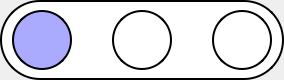
<?xml version="1.0" encoding="UTF-8"?>
<ui version="4.0">
 <class>CRUDcontrols</class>
 <widget class="QWidget" name="CRUDcontrols">
  <property name="geometry">
   <rect>
    <x>0</x>
    <y>0</y>
    <width>284</width>
    <height>80</height>
   </rect>
  </property>
  <property name="sizePolicy">
   <sizepolicy hsizetype="Minimum" vsizetype="Minimum">
    <horstretch>0</horstretch>
    <verstretch>0</verstretch>
   </sizepolicy>
  </property>
  <property name="minimumSize">
   <size>
    <width>0</width>
    <height>0</height>
   </size>
  </property>
  <property name="maximumSize">
   <size>
    <width>36000</width>
    <height>10000</height>
   </size>
  </property>
  <property name="windowTitle">
   <string>Form</string>
  </property>
  <property name="styleSheet">
   <string notr="true">#container
{
	border-radius: 40;
	background-color: white;
	border: 2px solid black;
}



#container QPushButton
{
	border-radius: 30;
	background-color: white;
	padding-top: 4;
	padding-bottom: 4;
	padding-left: 4;
	padding-right: 4;
	border: 2px solid black;
}



/*
*
*			ADD BUTTON
*/
#container #addBtn
{
	background-color: rgb( 170, 170, 255 );
}

#container #addBtn:hover
{
	background-color: rgb( 180, 180, 255 );
}

#container #addBtn::pressed
{
	background-color: rgb( 160, 160, 255 );
	border: 2px solid rgba(0, 0, 0, 232);
}



/*
*
*			EDIT BUTTON
*/
#container #editBtn
{
	background-color: white;
}

#container #editBtn:hover
{
	background-color: rgb( 220, 220, 255 );
}

#container #editBtn::pressed
{
	background-color: rgb( 210, 210, 255 );
	border: 2px solid rgba(0, 0, 0, 240);
}

#container #editBtn:disabled
{
	background-color: rgb( 200, 200, 200 );
	border: 2px solid rgba( 20, 20, 20, 200);
}


/*
*
*			DELETE BUTTON
*/
#container #deleteBtn
{
	background-color: white;
}

#container #deleteBtn:hover
{
	background-color: rgb( 235, 140, 140 );
}

#container #deleteBtn::pressed
{
	background-color: rgb( 235, 120, 120 );
	border: 2px solid rgb(200, 20, 20 );
}</string>
  </property>
  <layout class="QVBoxLayout" name="verticalLayout">
   <property name="spacing">
    <number>0</number>
   </property>
   <property name="leftMargin">
    <number>0</number>
   </property>
   <property name="topMargin">
    <number>0</number>
   </property>
   <property name="rightMargin">
    <number>0</number>
   </property>
   <property name="bottomMargin">
    <number>0</number>
   </property>
   <item>
    <widget class="QWidget" name="container" native="true">
     <property name="sizePolicy">
      <sizepolicy hsizetype="Minimum" vsizetype="Minimum">
       <horstretch>0</horstretch>
       <verstretch>0</verstretch>
      </sizepolicy>
     </property>
     <layout class="QHBoxLayout" name="horizontalLayout">
      <property name="spacing">
       <number>0</number>
      </property>
      <property name="leftMargin">
       <number>12</number>
      </property>
      <property name="topMargin">
       <number>8</number>
      </property>
      <property name="rightMargin">
       <number>12</number>
      </property>
      <property name="bottomMargin">
       <number>8</number>
      </property>
      <item>
       <widget class="QPushButton" name="addBtn">
        <property name="minimumSize">
         <size>
          <width>60</width>
          <height>60</height>
         </size>
        </property>
        <property name="maximumSize">
         <size>
          <width>60</width>
          <height>60</height>
         </size>
        </property>
        <property name="font">
         <font>
          <pointsize>16</pointsize>
         </font>
        </property>
        <property name="text">
         <string/>
        </property>
        <property name="icon">
         <iconset resource="../assets.qrc">
          <normaloff>:/icons/topLvl/asset/icons/addIcon.svg</normaloff>:/icons/topLvl/asset/icons/addIcon.svg</iconset>
        </property>
        <property name="iconSize">
         <size>
          <width>32</width>
          <height>32</height>
         </size>
        </property>
       </widget>
      </item>
      <item>
       <spacer name="horizontalSpacer">
        <property name="orientation">
         <enum>Qt::Orientation::Horizontal</enum>
        </property>
        <property name="sizeType">
         <enum>QSizePolicy::Policy::Preferred</enum>
        </property>
        <property name="sizeHint" stdset="0">
         <size>
          <width>40</width>
          <height>20</height>
         </size>
        </property>
       </spacer>
      </item>
      <item>
       <widget class="QPushButton" name="editBtn">
        <property name="minimumSize">
         <size>
          <width>60</width>
          <height>60</height>
         </size>
        </property>
        <property name="maximumSize">
         <size>
          <width>60</width>
          <height>60</height>
         </size>
        </property>
        <property name="font">
         <font>
          <pointsize>16</pointsize>
         </font>
        </property>
        <property name="text">
         <string/>
        </property>
        <property name="icon">
         <iconset resource="../assets.qrc">
          <normaloff>:/icons/topLvl/asset/icons/editIcon.svg</normaloff>:/icons/topLvl/asset/icons/editIcon.svg</iconset>
        </property>
        <property name="iconSize">
         <size>
          <width>32</width>
          <height>32</height>
         </size>
        </property>
       </widget>
      </item>
      <item>
       <spacer name="horizontalSpacer_2">
        <property name="orientation">
         <enum>Qt::Orientation::Horizontal</enum>
        </property>
        <property name="sizeType">
         <enum>QSizePolicy::Policy::Preferred</enum>
        </property>
        <property name="sizeHint" stdset="0">
         <size>
          <width>40</width>
          <height>20</height>
         </size>
        </property>
       </spacer>
      </item>
      <item>
       <widget class="QPushButton" name="deleteBtn">
        <property name="minimumSize">
         <size>
          <width>60</width>
          <height>60</height>
         </size>
        </property>
        <property name="maximumSize">
         <size>
          <width>60</width>
          <height>60</height>
         </size>
        </property>
        <property name="font">
         <font>
          <pointsize>16</pointsize>
         </font>
        </property>
        <property name="text">
         <string/>
        </property>
        <property name="icon">
         <iconset resource="../assets.qrc">
          <normaloff>:/icons/pathEditor/asset/icons/black_delete_icon.svg</normaloff>:/icons/pathEditor/asset/icons/black_delete_icon.svg</iconset>
        </property>
        <property name="iconSize">
         <size>
          <width>36</width>
          <height>36</height>
         </size>
        </property>
       </widget>
      </item>
     </layout>
    </widget>
   </item>
  </layout>
 </widget>
 <resources>
  <include location="../assets.qrc"/>
 </resources>
 <connections/>
</ui>
